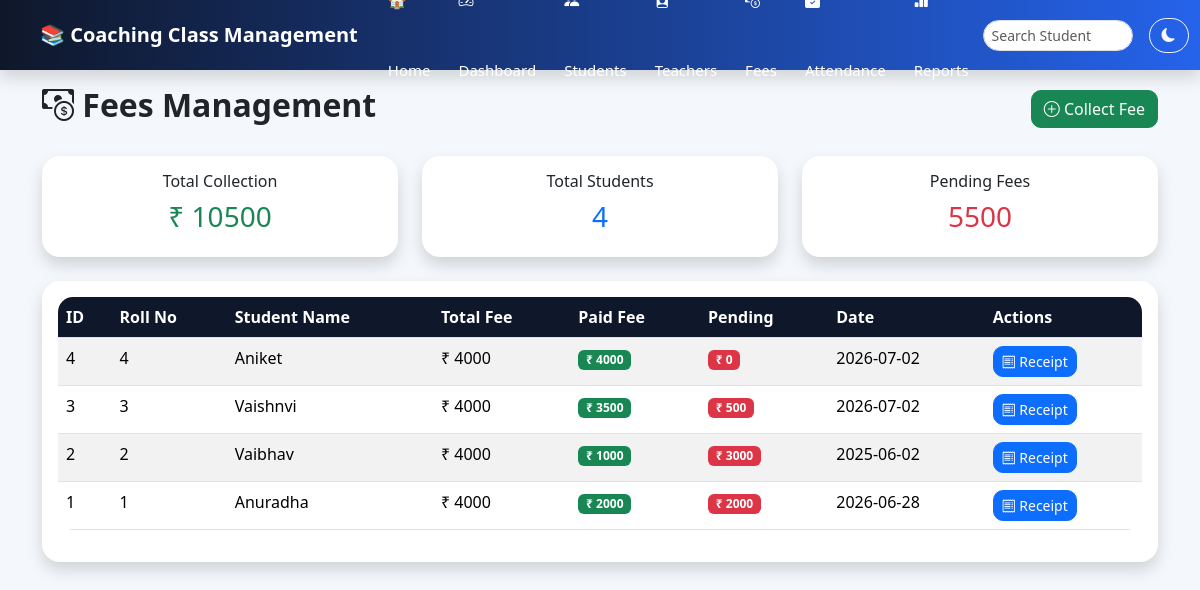
The page /fees on the database its author committed.
### tables this page shows
CREATE TABLE fees(

        id INTEGER PRIMARY KEY AUTOINCREMENT,
        student_id INTEGER,
        total_fee INTEGER,
        paid_fee INTEGER,
        date TEXT

    );

CREATE TABLE students(

        id INTEGER PRIMARY KEY AUTOINCREMENT,
        roll_no TEXT UNIQUE,
        name TEXT,
        father_name TEXT,
        surname TEXT,
        mobile TEXT,
        course TEXT,
        batch TEXT,
        address TEXT,
        admission_date TEXT,
        status TEXT

    );

### app.py (the view)
@app.route("/fees")
def fees():
    conn = get_connection()
    fees = conn.execute("""
    SELECT
    fees.id,
    students.roll_no,
    students.name,
    fees.total_fee,
    fees.paid_fee,
    fees.date

    FROM fees
    INNER JOIN students
    ON fees.student_id = students.id
    ORDER BY fees.id DESC

    """).fetchall()
    total_collection = conn.execute("""
    SELECT IFNULL(SUM(paid_fee),0)
    FROM fees
    """).fetchone()[0]
    total_students = conn.execute("""
    SELECT COUNT(*)
    FROM students
    """).fetchone()[0]
    pending_fee = conn.execute("""
    SELECT IFNULL(SUM(total_fee-paid_fee),0)
    FROM fees
    """).fetchone()[0]
    conn.close()
    return render_template(
        "fees.html",
        fees=fees,
        total_collection=total_collection,
        total_students=total_students,
        pending_fee=pending_fee
    )

### db.py (called while the page is built)
def get_connection():
    conn = sqlite3.connect(DATABASE)
    conn.row_factory = sqlite3.Row
    return conn

### templates/fees.html
{% extends "base.html" %}
{% block content %}
<div class="d-flex justify-content-between align-items-center mb-4">
    <h2 class="fw-bold">
        <i class="bi bi-cash-coin"></i>
        Fees Management
    </h2>
    <a href="/collect_fee" class="btn btn-success">
        <i class="bi bi-plus-circle"></i>
        Collect Fee
    </a>
</div>
<div class="row mb-4">
<div class="col-md-4">
<div class="card shadow border-0 text-center p-3">
<h6>Total Collection</h6>
<h3 class="text-success">
₹ {{ total_collection }}
</h3>
</div>
</div>
<div class="col-md-4">
<div class="card shadow border-0 text-center p-3">
<h6>Total Students</h6>
<h3 class="text-primary">
{{ total_students }}
</h3>
</div>
</div>
<div class="col-md-4">
<div class="card shadow border-0 text-center p-3">
<h6>Pending Fees</h6>
<h3 class="text-danger">
{{ pending_fee }}
</h3>
</div>
</div>
</div>
<div class="card shadow p-3">
<table class="table table-hover table-striped">
<thead>
<tr>
<th>ID</th>
<th>Roll No</th>
<th>Student Name</th>
<th>Total Fee</th>
<th>Paid Fee</th>
<th>Pending</th>
<th>Date</th>
<th>Actions</th>
</tr>
</thead>
<tbody>
{% for f in fees %}
<tr>
<td>
{{ f.id }}
</td>
<td>
{{ f.roll_no }}
</td>
<td>
{{ f.name }}
</td>
<td>
₹ {{ f.total_fee }}
</td>
<td>
<span class="badge bg-success">
₹ {{ f.paid_fee }}
</span>
</td>
<td>
<span class="badge bg-danger">
₹ {{ f.total_fee - f.paid_fee }}
</span>
</td>
<td>
    {{ f.date }}
</td>
<td>
    <a href="/fee_receipt/{{ f.id }}"
       class="btn btn-primary btn-sm">
        <i class="bi bi-receipt"></i>
        Receipt
    </a>
</td>
</tr>
{% endfor %}
</tbody>
</table>
</div>
{% endblock %}

### static/style.css (style rules this page uses)
* { margin:0; padding:0; box-sizing:border-box; }
body { background:#f4f7fb; font-family:'Segoe UI',sans-serif; }
.card { border:none; border-radius:18px; box-shadow: 0 10px 25px rgba(0,0,0,0.08); transition:.3s; }
.btn { border-radius:10px; }
.table { background:white; border-radius:15px; overflow:hidden; }
.table th { background:#0f172a; color:white; }

### rows shown on the page
fees: id "4", roll_no "4", name "Aniket", total_fee "4000", paid_fee "4000", f.total_fee-f.paid_fee "0", date "2026-07-02"
fees: id "3", roll_no "3", name "Vaishnvi", total_fee "4000", paid_fee "3500", f.total_fee-f.paid_fee "500", date "2026-07-02"
fees: id "2", roll_no "2", name "Vaibhav", total_fee "4000", paid_fee "1000", f.total_fee-f.paid_fee "3000", date "2025-06-02"
fees: id "1", roll_no "1", name "Anuradha", total_fee "4000", paid_fee "2000", f.total_fee-f.paid_fee "2000", date "2026-06-28"

### other values the page prints
{{ total_collection }} "10500"
{{ total_students }} "4"
{{ pending_fee }} "5500"
